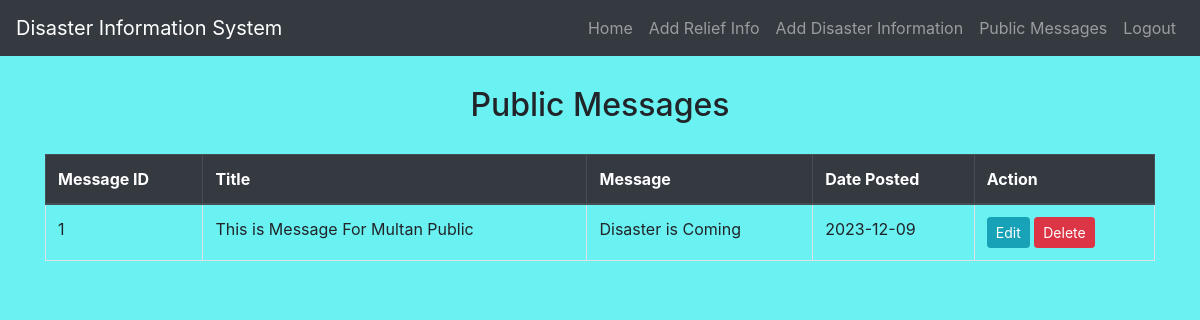
/rehab/view_public_messages.php (signed in), run on the app's committed database.
### tables this page shows
CREATE TABLE `publicmessage` (
  `MessageID` int(11) NOT NULL,
  `InstituteID` int(11) DEFAULT NULL,
  `Title` varchar(255) NOT NULL,
  `Message` text NOT NULL,
  `DatePosted` date DEFAULT NULL
);

### rehab/view_public_messages.php (the view, shortened to what this page needs)
<?php
include('config.php');
$userID = $_SESSION['UserID'];
$publicMessagesSql = "SELECT MessageID, Title, Message, DatePosted FROM PublicMessage WHERE InstituteID = '$userID'";
$publicMessagesResult = $conn->query($publicMessagesSql);
?>
<!DOCTYPE html>
<html lang="en">
<head>
    <link rel="stylesheet" href="https://stackpath.bootstrapcdn.com/bootstrap/4.5.2/css/bootstrap.min.css">
    <link rel="stylesheet" href="./css/style.css">
</head>
<body>
    <?php include('navbar.php'); ?>
    <div class="container mt-3">
        <h2>Public Messages</h2>
        <?php
        if ($publicMessagesResult->num_rows > 0) {
            echo "<table class='table table-bordered'>
                    <thead class='thead-dark'>
                        <tr>
                            <th>Message ID</th>
                            <th>Title</th>
                            <th>Message</th>
                            <th>Date Posted</th>
                            <th>Action</th>
                        </tr>
                    </thead>
                    <tbody>";
            while ($row = $publicMessagesResult->fetch_assoc()) {
                echo "<tr>
                        <td>{$row['MessageID']}</td>
                        <td>{$row['Title']}</td>
                        <td>{$row['Message']}</td>
                        <td>{$row['DatePosted']}</td>
                        <td>
                            <a href='edit_public_message.php?message_id={$row['MessageID']}' class='btn btn-info btn-sm'>Edit</a>
                            <a href='view_public_messages.php?delete_message={$row['MessageID']}' class='btn btn-danger btn-sm' onclick='return confirm(\"Are you sure you want to delete this public message?\")'>Delete</a>
                        </td>
                    </tr>";
            }
            echo "</tbody></table>";
        } else {
            echo "<p>No public messages found.</p>";
        }
        ?>
    </div>
</body>
</html>

### rehab/css/style.css (style rules this page uses)
body { background-color:rgb(106, 241, 241); }
h1 , h2 , h3 , h4 { text-align: center; margin: 30px; }

### data on the page
publicmessage: MessageID "1", Title "This is Message For Multan Public", Message "Disaster is Coming", DatePosted "2023-12-09"
